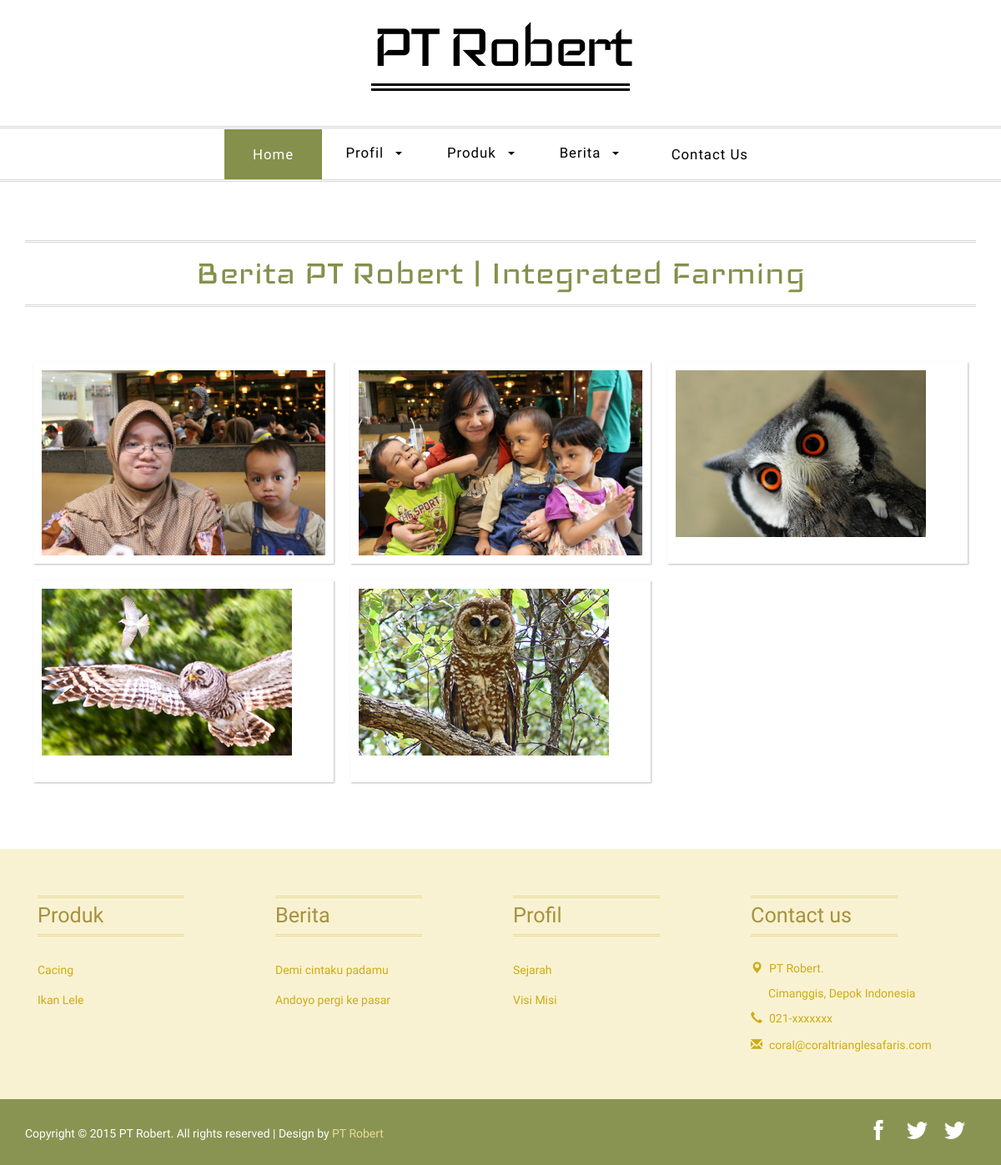
The page /index.php/berita on the database its author committed.
### tables this page shows
CREATE TABLE IF NOT EXISTS `konfigurasi` (
  `id_konfigurasi` int(11) NOT NULL AUTO_INCREMENT,
  `home_setting` varchar(20) NOT NULL,
  `namaweb` varchar(200) NOT NULL,
  `tagline` varchar(200) DEFAULT NULL,
  `tentang` varchar(500) DEFAULT NULL,
  `gambar` text,
  `video` varchar(50) DEFAULT NULL,
  `yacht` text NOT NULL,
  `website` varchar(255) DEFAULT NULL,
  `email` varchar(255) DEFAULT NULL,
  `alamat` varchar(400) DEFAULT NULL,
  `telepon` varchar(50) DEFAULT NULL,
  `hp` varchar(50) DEFAULT NULL,
  `fax` varchar(50) DEFAULT NULL,
  `logo` varchar(255) DEFAULT NULL,
  `icon` varchar(255) DEFAULT NULL,
  `keywords` varchar(400) DEFAULT NULL,
  `metatext` text,
  `facebook` varchar(255) DEFAULT NULL,
  `twitter` varchar(255) DEFAULT NULL,
  `instagram` varchar(255) DEFAULT NULL,
  `google_map` text,
  `judul_1` varchar(200) DEFAULT NULL,
  `pesan_1` varchar(200) DEFAULT NULL,
  `judul_2` varchar(200) DEFAULT NULL,
  `pesan_2` varchar(200) DEFAULT NULL,
  `judul_3` varchar(200) DEFAULT NULL,
  `pesan_3` varchar(200) DEFAULT NULL,
  `judul_4` varchar(200) DEFAULT NULL,
  `pesan_4` varchar(200) DEFAULT NULL,
  `judul_5` varchar(200) DEFAULT NULL,
  `pesan_5` varchar(200) NOT NULL,
  `judul_6` varchar(200) DEFAULT NULL,
  `pesan_6` varchar(200) NOT NULL,
  `id_user` int(11) NOT NULL,
  `tanggal` timestamp NOT NULL DEFAULT CURRENT_TIMESTAMP ON UPDATE CURRENT_TIMESTAMP,
  PRIMARY KEY (`id_konfigurasi`)
);

CREATE TABLE IF NOT EXISTS `berita` (
  `id_berita` int(11) NOT NULL AUTO_INCREMENT,
  `id_user` int(11) NOT NULL,
  `id_kategori_berita` int(11) NOT NULL,
  `slug_berita` varchar(255) NOT NULL,
  `nama_berita` varchar(255) NOT NULL,
  `keterangan` text NOT NULL,
  `jenis_berita` varchar(20) NOT NULL,
  `status_berita` varchar(20) NOT NULL,
  `gambar` varchar(255) NOT NULL,
  `tanggal_post` datetime NOT NULL,
  `tanggal` timestamp NOT NULL DEFAULT CURRENT_TIMESTAMP ON UPDATE CURRENT_TIMESTAMP,
  PRIMARY KEY (`id_berita`)
);

CREATE TABLE IF NOT EXISTS `produk` (
  `id_produk` int(11) NOT NULL AUTO_INCREMENT,
  `id_user` int(11) NOT NULL,
  `id_kategori_produk` int(11) NOT NULL,
  `slug_produk` varchar(255) NOT NULL,
  `nama_produk` varchar(255) NOT NULL,
  `keterangan` text NOT NULL,
  `harga` int(11) NOT NULL,
  `stok` int(11) NOT NULL,
  `satuan` varchar(20) NOT NULL,
  `status_produk` varchar(20) NOT NULL,
  `gambar` varchar(255) NOT NULL,
  `tanggal_post` datetime NOT NULL,
  `tanggal` timestamp NOT NULL DEFAULT CURRENT_TIMESTAMP ON UPDATE CURRENT_TIMESTAMP,
  PRIMARY KEY (`id_produk`)
);

CREATE TABLE IF NOT EXISTS `kategori_produk` (
  `id_kategori_produk` int(11) NOT NULL AUTO_INCREMENT,
  `slug_kategori_produk` varchar(255) NOT NULL,
  `nama_kategori_produk` varchar(255) NOT NULL,
  `keterangan` text,
  `urutan` int(11) DEFAULT NULL,
  PRIMARY KEY (`id_kategori_produk`)
);

### application/views/layout/wrapper.php (called while the page is built)
<?php
require_once('head.php');
require_once('header.php');
require_once('nav.php');
require_once('content.php');
require_once('footer.php');

### application/controllers/Berita.php (called while the page is built, shortened)
<?php
class Berita extends CI_Controller {
	public function __construct(){
		$this->load->model('konfigurasi_model');
		$this->load->model('berita_model');
		$this->load->model('kategori_berita_model');
	}
	public function index() {
		$site	= $this->konfigurasi_model->listing();
		$berita	= $this->berita_model->home();
		$data	= array( 'title'	=> 'Berita '.$site['namaweb'].' | '.$site['tagline'],
						 'keywords' => 'Berita '.$site['namaweb'].', '.$site['keywords'],
						 'berita'	=> $berita,
						 'isi'		=> 'berita/list');
		$this->load->view('layout/wrapper',$data);
	}
}

### index.php (called while the page is built, shortened)
<?php
require_once BASEPATH.'core/CodeIgniter.php';

### application/models/Konfigurasi_model.php (called while the page is built, shortened)
<?php
class Konfigurasi_model extends CI_Model {
	public function listing() {
		$this->db->select('*');
		$this->db->from('konfigurasi');
		$this->db->order_by('id_konfigurasi','DESC');
		$query = $this->db->get();
		return $query->row_array();
	}
}

### application/views/layout/content.php (called while the page is built)
<?php
if($isi)   {
	$this->load->view($isi);
}

### application/models/Berita_model.php (called while the page is built, shortened)
<?php
class Berita_model extends CI_Model {
	public function home() {
		$this->db->select('berita.*, kategori_berita.nama_kategori_berita, users.nama');
		$this->db->from('berita');
		$this->db->join('kategori_berita','kategori_berita.id_kategori_berita = berita.id_kategori_berita', 'LEFT');
		$this->db->join('users','users.id_user = berita.id_user','LEFT');
		$this->db->where('berita.status_berita','Publish');
		$this->db->order_by('id_berita','DESC');
		$this->db->limit(6);
		$query = $this->db->get();
		return $query->result();
	}
}

### application/models/Site_model.php (called while the page is built, shortened)
<?php
class Site_model extends CI_Model {
	public function nav_produk() {
		$this->db->select('produk.*,kategori_produk.nama_kategori_produk,
						  kategori_produk.slug_kategori_produk');
		$this->db->from('produk');
		$this->db->join('kategori_produk','kategori_produk.id_kategori_produk = produk.id_kategori_produk');
		$this->db->group_by('produk.id_kategori_produk');
		$this->db->order_by('kategori_produk.nama_kategori_produk','ASC');
		$query = $this->db->get();
		return $query->result();
	}
	public function nav_berita() {
		$this->db->select('berita.*,kategori_berita.nama_kategori_berita,
						  kategori_berita.slug_kategori_berita');
		$this->db->from('berita');
		$this->db->join('kategori_berita','kategori_berita.id_kategori_berita = berita.id_kategori_berita');
		$this->db->group_by('berita.id_kategori_berita');
		$this->db->order_by('kategori_berita.nama_kategori_berita','ASC');
		$query = $this->db->get();
		return $query->result();
	}
	public function nav_profil() {
		$this->db->select('*');
		$this->db->from('berita');
		$this->db->where(array(	'jenis_berita'	=> 'Profil',
								'status_berita'	=> 'Publish'));
		$this->db->order_by('nama_berita');
		$query = $this->db->get();
		return $query->result();
	}
}

### application/views/berita/list.php (the view, shortened to what this page needs)
<div class="gallery">
<div class="container">
<h3 class="title"><?php echo $title ?></h3>
<div class="gallery-grids">
    <?php foreach($berita as $berita) { ?>
    <div class="col-md-4 port-grids view view-fourth">
        <a href="<?php echo base_url('berita/read/'.$berita->slug_berita) ?>" data-title="<?php echo $berita->nama_berita ?>">
            <img src="<?php echo base_url('assets/upload/image/'.$berita->gambar) ?>" class="img-responsive" alt="<?php echo $berita->nama_berita ?>"/>
        </a>
    </div>
    <?php } ?>
    <div class="clearfix"> </div>
</div>
</div>
</div>

### application/views/layout/head.php (shortened to what this page needs)
<!DOCTYPE html>
<html>
<head>
<link href="<?php echo base_url () ?>assets/front/css/bootstrap.css" type="text/css" rel="stylesheet" media="all">
<link href="<?php echo base_url () ?>assets/front/css/style.css" type="text/css" rel="stylesheet" media="all">
</head>
<body>

### application/views/layout/header.php
<?php
$site = $this->konfigurasi_model->listing();
?>
<div class="logo">
  <div class="container">
	  <div class="logo-info">
		  <a href="<?php echo base_url() ?>">
			  <h1><?php echo $site['namaweb'] ?></h1>
		  </a>
	  </div>
  </div>
</div>

### application/views/layout/nav.php (shortened to what this page needs)
<div class="top-nav">
<nav class="navbar navbar-default">
<div class="collapse navbar-collapse" id="bs-example-navbar-collapse-1">
<ul class="nav navbar-nav">
  <li class="hvr-bounce-to-bottom active"><a href="<?php echo base_url() ?>">Home</a></li>
   <li><a href="#" class="dropdown-toggle hvr-bounce-to-bottom" data-toggle="dropdown" role="button" aria-haspopup="true" aria-expanded="false">Profil<span class="caret"></span></a>
  </li>
  <li><a href="#" class="dropdown-toggle hvr-bounce-to-bottom" data-toggle="dropdown" role="button" aria-haspopup="true" aria-expanded="false">Produk<span class="caret"></span></a>
  </li>
  <li><a href="#" class="dropdown-toggle hvr-bounce-to-bottom" data-toggle="dropdown" role="button" aria-haspopup="true" aria-expanded="false">Berita<span class="caret"></span></a>
  </li>
  <li class="hvr-bounce-to-bottom"><a href="<?php echo base_url('contact') ?>">Contact Us</a></li>
</ul>
</div>
</nav>
</div>

### application/views/layout/footer.php (shortened to what this page needs)
<?php
$site = $this->konfigurasi_model->listing();
?>
<div class="footer">
<div class="container">
<div class="footer-grids">
	<div class="col-md-3 footer-grid">
		<h3 class="title">Produk</h3>
		<ul>
		<?php
		$footer_produk	= $this->site_model->nav_produk();
		foreach($footer_produk as $foprod) {
		?>
			<li><a href="<?php echo base_url('produk/kategori/'.$foprod->slug_kategori_produk) ?>"><?php echo $foprod->nama_kategori_produk ?></a></li>
		<?php } ?>
		</ul>
	</div>
	<div class="col-md-3 footer-grid">
		<h3 class="title">Berita</h3>
		 <ul>
         	<?php
			$footer_berita	= $this->site_model->nav_berita();
			foreach($footer_berita as $fober) {
			?>
			<li><a href="<?php echo base_url('berita/kategori/'.$fober->slug_berita) ?>"><?php echo $fober->nama_berita ?></a></li>
			<?php } ?>
		</ul>
	</div>
	<div class="col-md-3 footer-grid">
		<h3 class="title">Profil</h3>
		<ul>
        <?php
		$footer_profil	= $this->site_model->nav_profil();
		foreach($footer_profil as $foprof) {
		?>
			<li><a href="<?php echo base_url('berita/read/'.$foprof->slug_berita) ?>">
			<?php echo $foprof->nama_berita ?></a></li>
		<?php } ?>
		</ul>
	</div>
	<div class="col-md-3 footer-grid contact-grid">
			<h3 class="title">Contact us</h3>
			<ul>
				<li><span class="glyphicon glyphicon-map-marker" aria-hidden="true"></span><?php echo $site['namaweb']?>.</li>
				<li class="adrs"><?php echo nl2br ($site['alamat'])?></li>
				<li><span class="glyphicon glyphicon-earphone" aria-hidden="true"></span><?php echo $site['telepon']?></li>
				<li><span class="glyphicon glyphicon-envelope" aria-hidden="true"></span><a href="mailto:<?php echo $site['email']?>"><?php echo $site['email']?></a></li>
			</ul>
	</div>
	<div class="clearfix"> </div>
</div>
</div>
</div>
<div class="copy">
<div class="container">
<div class="copy-left">
	<p>Copyright © 2015 <?php echo $site['namaweb']?>. All rights reserved | Design by <a href="<?php echo $site['website']?>"><?php echo $site['namaweb']?></a></p>
</div>
<div class="social-icons">
	<ul>
		<li><a href="<?php echo $site['facebook']?>" class="fb"></a></li>
		<li><a href="<?php echo $site['twitter']?>"></a></li>
        <li><a href="<?php echo $site['instagram']?>" class="ig"></a></li>
	</ul>
</div>
<div class="clearfix"> </div>
</div>
</div>
</body>
</html>

### rows shown on the page
konfigurasi: namaweb "PT Robert", alamat "Cimanggis, Depok Indonesia", telepon "021-xxxxxxx", email "coral@coraltrianglesafaris.com"
berita: gambar (picture), nama_berita "Visi Misi"
berita: gambar (picture), nama_berita "Sejarah"
berita: gambar (picture)
berita: gambar (picture), nama_berita "Andoyo pergi ke pasar"
berita: gambar (picture), nama_berita "Demi cintaku padamu"
produk: id_kategori_produk.nama_kategori_produk "Cacing"
produk: id_kategori_produk.nama_kategori_produk "Ikan Lele"

### other values the page prints
$title "Berita PT Robert | Integrated Farming"
